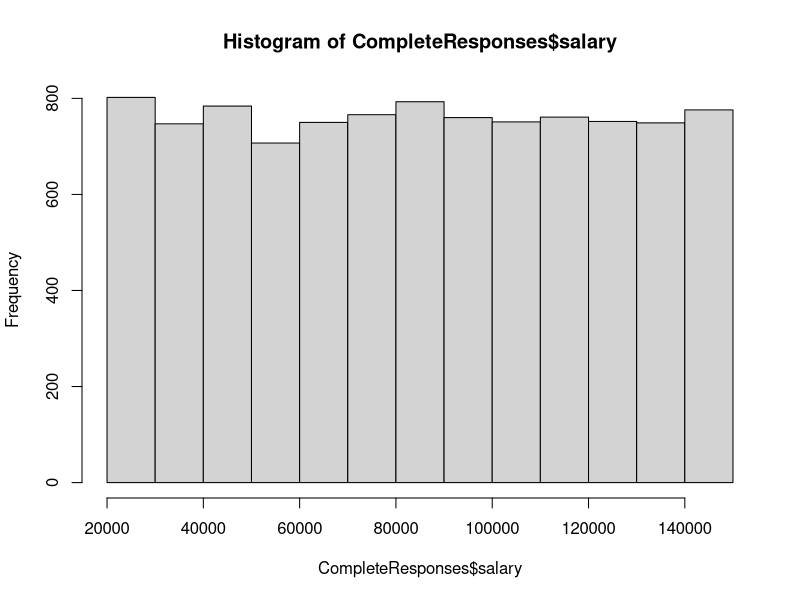
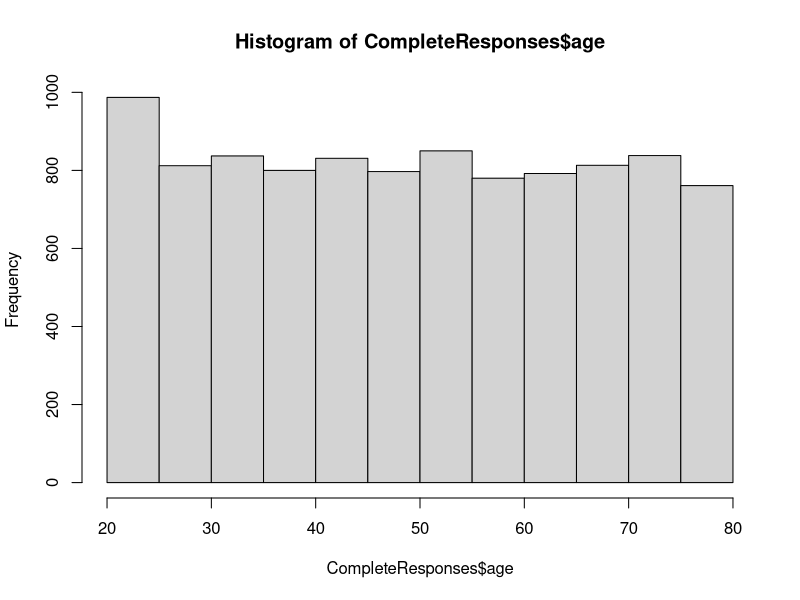
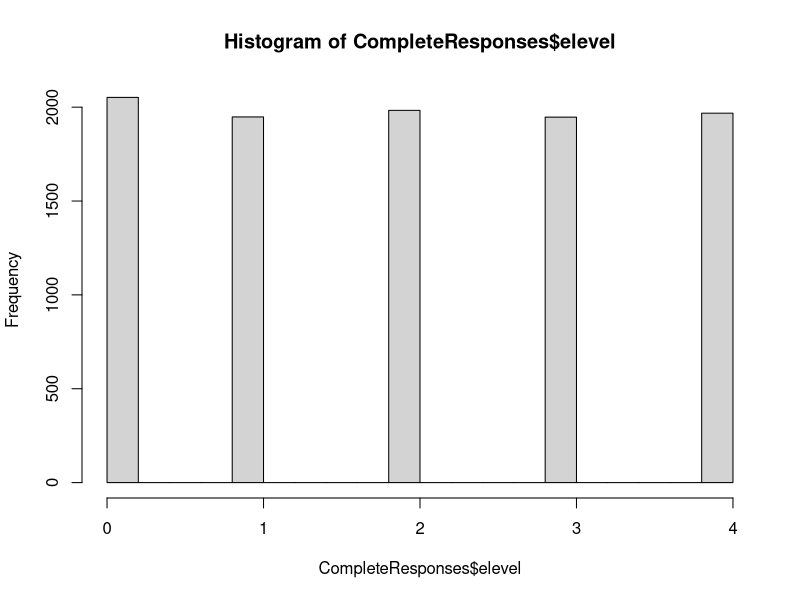
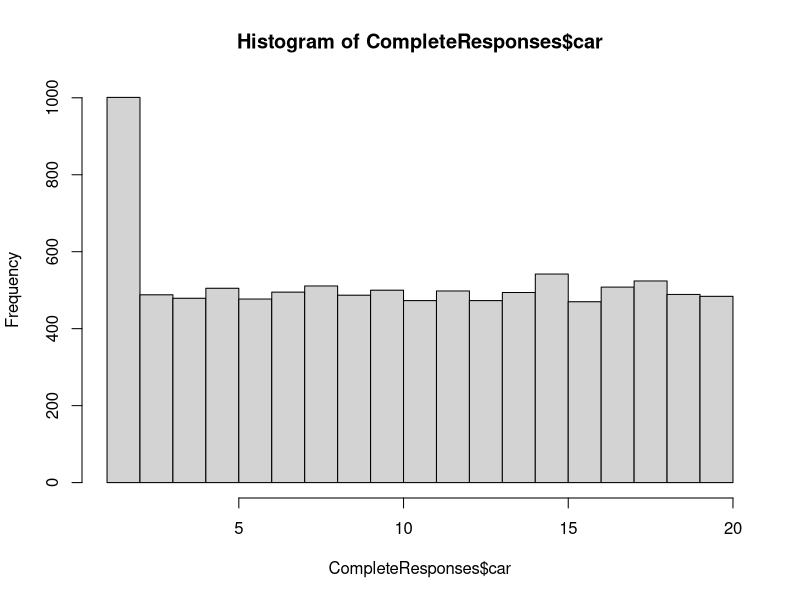
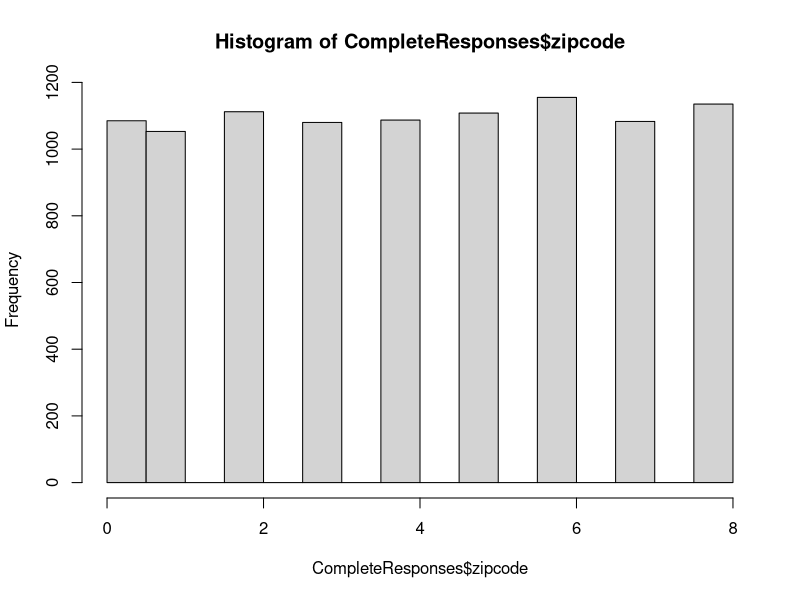
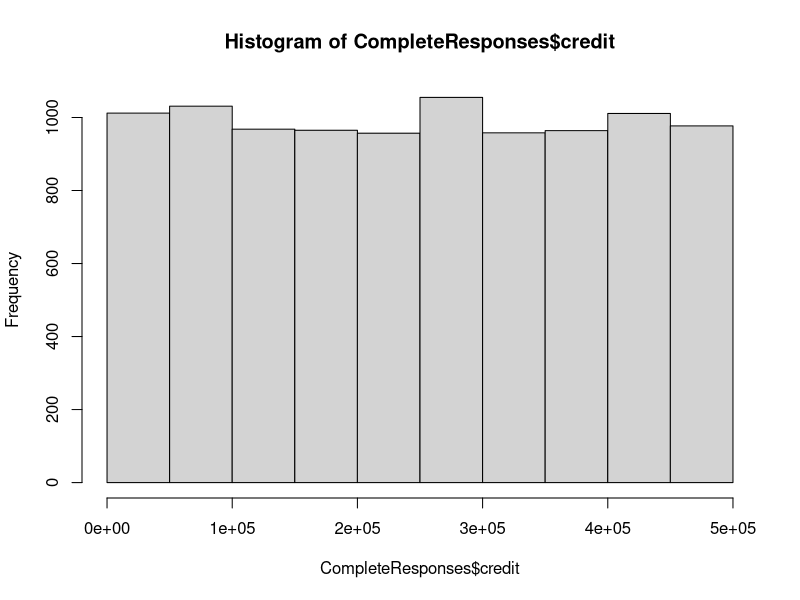
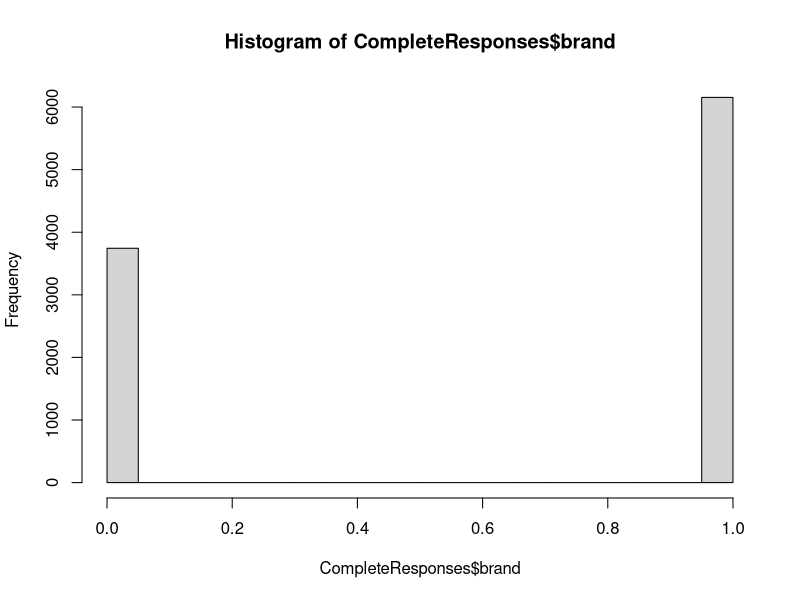
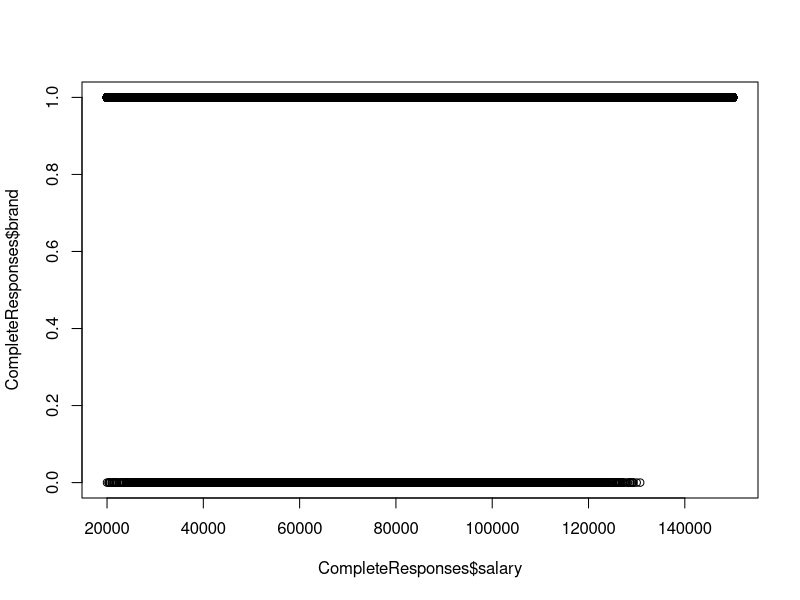

Recreate these plots in R, in order.
## ---- chunk 1
library(caret)
## ---- chunk 2
CompleteResponses <- read.csv("CompleteResponses.csv", header=TRUE, sep=",")
## ---- chunk 3
#List the attributes within the data set

attributes(CompleteResponses)
## ---- chunk 4
#Prints the min, max, mean, median, and quartiles of each attribute
summary(CompleteResponses)
## ---- chunk 5
#Displays the structure of your data set
str(CompleteResponses)
## ---- chunk 6
#Displays the attributes within your data set
names(CompleteResponses)
## ---- chunk 7
#Will print out the instances within that particular column of your data set
CompleteResponses$elevel
## ---- chunk 8
#histogram plot
hist(CompleteResponses$salary)
hist(CompleteResponses$age)
hist(CompleteResponses$elevel)
hist(CompleteResponses$car)
hist(CompleteResponses$zipcode)
hist(CompleteResponses$credit)
hist(CompleteResponses$brand)
## ---- chunk 9
#scatter (box) plot
plot(CompleteResponses$salary,CompleteResponses$brand)
plot(CompleteResponses$age,CompleteResponses$brand)
plot(CompleteResponses$elevel,CompleteResponses$brand)
plot(CompleteResponses$car,CompleteResponses$brand)
plot(CompleteResponses$zipcode,CompleteResponses$brand)
plot(CompleteResponses$credit,CompleteResponses$brand)
## ---- chunk 10
#normal quintile plot to see if data is normally distributed
qqnorm(CompleteResponses$salary)
qqnorm(CompleteResponses$age)
qqnorm(CompleteResponses$elevel)
qqnorm(CompleteResponses$car)
qqnorm(CompleteResponses$zipcode)
qqnorm(CompleteResponses$credit)
qqnorm(CompleteResponses$brand)
## ---- chunk 11
#set the seed
set.seed(123)
